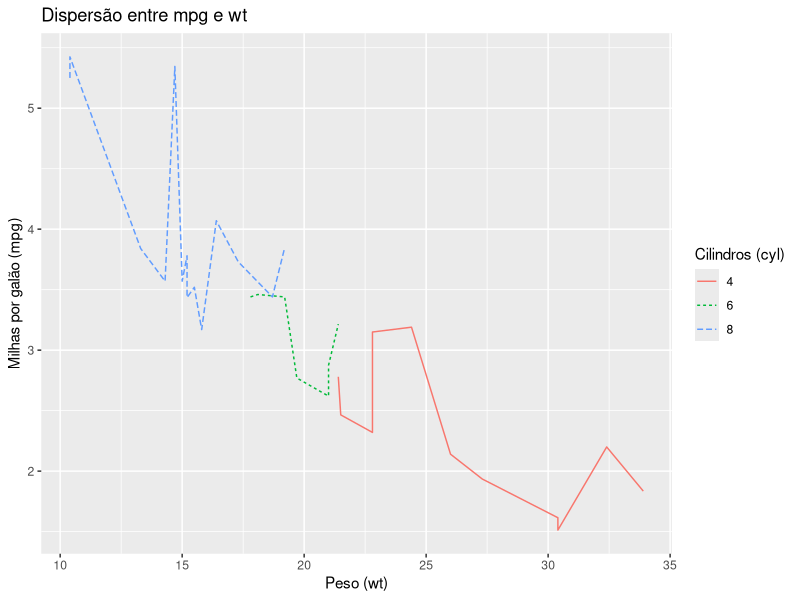

Reproduce this figure in R.
## ---- chunk 1
head(iris)
1+1
mean(iris$Sepal.Length)
## ---- chunk 2
library(ggplot2)
mtcars |> 
  ggplot() +
  aes(x = mpg,
      y = wt,
      color = factor(cyl),
      linetype = factor(cyl)) +
  geom_line() +
  labs(title="Dispersão entre mpg e wt",
       x="Peso (wt)",
       y="Milhas por galão (mpg)",
       color="Cilindros (cyl)",
       linetype="Cilindros (cyl)")
## ---- chunk 3
x <- 1:10
x
## ---- chunk 4
y = 10
## ---- chunk 5
#| eval: true
#| echo: true
x = 1 + 1
x
